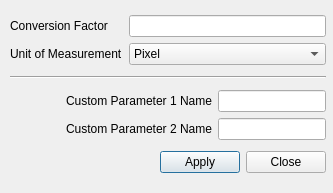
<?xml version="1.0" encoding="UTF-8"?>
<ui version="4.0">
 <class>InputImageData</class>
 <widget class="QDialog" name="InputImageData">
  <property name="geometry">
   <rect>
    <x>0</x>
    <y>0</y>
    <width>333</width>
    <height>193</height>
   </rect>
  </property>
  <property name="windowTitle">
   <string>Image Context</string>
  </property>
  <property name="modal">
   <bool>true</bool>
  </property>
  <widget class="QWidget" name="">
   <property name="geometry">
    <rect>
     <x>10</x>
     <y>10</y>
     <width>316</width>
     <height>168</height>
    </rect>
   </property>
   <layout class="QVBoxLayout" name="verticalLayout">
    <item>
     <layout class="QGridLayout" name="gridLayout_2">
      <item row="0" column="1">
       <widget class="QLineEdit" name="editConversionFactor"/>
      </item>
      <item row="0" column="0">
       <widget class="QLabel" name="labelConversionFactor">
        <property name="text">
         <string>Conversion Factor</string>
        </property>
       </widget>
      </item>
      <item row="1" column="0">
       <widget class="QLabel" name="labelUnitOfMeasurement">
        <property name="text">
         <string>Unit of Measurement</string>
        </property>
       </widget>
      </item>
      <item row="1" column="1">
       <widget class="QComboBox" name="comboUnitOfMeasurement">
        <item>
         <property name="text">
          <string>Pixel</string>
         </property>
        </item>
        <item>
         <property name="text">
          <string>m</string>
         </property>
        </item>
        <item>
         <property name="text">
          <string>cm</string>
         </property>
        </item>
        <item>
         <property name="text">
          <string>mm</string>
         </property>
        </item>
        <item>
         <property name="text">
          <string>um</string>
         </property>
        </item>
        <item>
         <property name="text">
          <string>nm</string>
         </property>
        </item>
        <item>
         <property name="text">
          <string>inch</string>
         </property>
        </item>
        <item>
         <property name="text">
          <string>feed</string>
         </property>
        </item>
        <item>
         <property name="text">
          <string>yard</string>
         </property>
        </item>
        <item>
         <property name="text">
          <string>degree</string>
         </property>
        </item>
        <item>
         <property name="text">
          <string>radiant</string>
         </property>
        </item>
        <item>
         <property name="text">
          <string>grad</string>
         </property>
        </item>
       </widget>
      </item>
     </layout>
    </item>
    <item>
     <widget class="Line" name="line">
      <property name="orientation">
       <enum>Qt::Horizontal</enum>
      </property>
     </widget>
    </item>
    <item>
     <layout class="QGridLayout" name="gridLayout">
      <item row="0" column="0">
       <spacer name="horizontalSpacer">
        <property name="orientation">
         <enum>Qt::Horizontal</enum>
        </property>
        <property name="sizeHint" stdset="0">
         <size>
          <width>40</width>
          <height>20</height>
         </size>
        </property>
       </spacer>
      </item>
      <item row="0" column="1">
       <widget class="QLabel" name="Param1Name">
        <property name="maximumSize">
         <size>
          <width>16777212</width>
          <height>16777215</height>
         </size>
        </property>
        <property name="text">
         <string>Custom Parameter 1 Name</string>
        </property>
        <property name="alignment">
         <set>Qt::AlignRight|Qt::AlignTrailing|Qt::AlignVCenter</set>
        </property>
       </widget>
      </item>
      <item row="0" column="2">
       <widget class="QLineEdit" name="Param1Data"/>
      </item>
      <item row="1" column="0">
       <spacer name="horizontalSpacer_2">
        <property name="orientation">
         <enum>Qt::Horizontal</enum>
        </property>
        <property name="sizeHint" stdset="0">
         <size>
          <width>40</width>
          <height>20</height>
         </size>
        </property>
       </spacer>
      </item>
      <item row="1" column="1">
       <widget class="QLabel" name="Param2Name">
        <property name="text">
         <string>Custom Parameter 2 Name</string>
        </property>
        <property name="alignment">
         <set>Qt::AlignRight|Qt::AlignTrailing|Qt::AlignVCenter</set>
        </property>
       </widget>
      </item>
      <item row="1" column="2">
       <widget class="QLineEdit" name="Param2Data"/>
      </item>
     </layout>
    </item>
    <item>
     <layout class="QHBoxLayout" name="horizontalLayout">
      <item>
       <spacer name="horizontalSpacer_3">
        <property name="orientation">
         <enum>Qt::Horizontal</enum>
        </property>
        <property name="sizeHint" stdset="0">
         <size>
          <width>40</width>
          <height>20</height>
         </size>
        </property>
       </spacer>
      </item>
      <item>
       <widget class="QPushButton" name="apply">
        <property name="text">
         <string>Apply</string>
        </property>
       </widget>
      </item>
      <item>
       <widget class="QPushButton" name="close">
        <property name="text">
         <string>Close</string>
        </property>
       </widget>
      </item>
     </layout>
    </item>
   </layout>
  </widget>
 </widget>
 <resources/>
 <connections/>
</ui>
